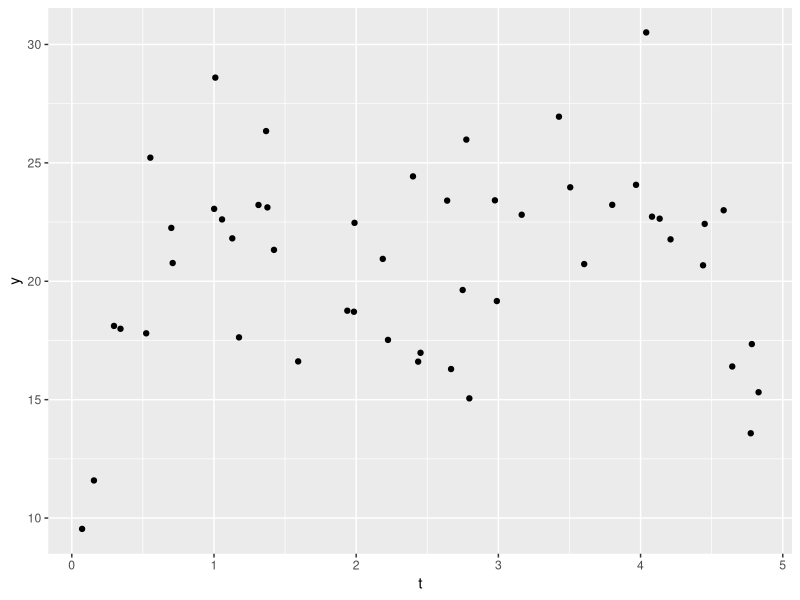

Generate this figure with R:
## ---- chunk 1
library(readr)
messungen <- read_csv("messungen.csv")
## ---- chunk 2
library(ggplot2)
library(tidyverse)
## ---- chunk 3
data <- ggplot(messungen, aes(t, y)) +
  geom_point()
data
## ---- chunk 4
sigma <- 1
gamma <- 1
s <- sample(0:5, 30, replace = TRUE)
t <- messungen$t
y <- messungen$y
parameter1 <- messungen$t
parameter2 <- s
## ---- chunk 5
K.mat <- function(parameter1 = parameter1, parameter2 = parameter2, gamma = gamma, sigma = sigma, y.vector = y) {   
  # wir legen defaults für die Funktionsparameter fest
  K.basis <- function(x1 = parameter1, x2 = parameter2) {
   K.1 <- matrix(0, ncol = length(x2), nrow = length(x1))
for (i in seq_len(ncol(K.1))) {
  K.1[, i] <- x1
} 
   K.1
}      
 
 K.matrix <- function(parameter1, parameter2) {
   K.basis.done <- K.basis(parameter1, parameter2) - t(K.basis(parameter2, parameter1))
   K.basis.done <- apply(K.basis.done, 2,  function(x) abs(x))
   K.basis.done <- apply(K.basis.done, 2, function(x) exp((-x^2)/gamma))
   K.basis.done
 }
 
 Sig2.1 <- t(K.matrix(parameter1, parameter2))
 Sig1.1 <- K.matrix(parameter1, parameter1) + diag(sigma^2, nrow = length(parameter1))
 
 L <- chol(Sig1.1)
 L_transposed <- t(L)
 x <- forwardsolve(L_transposed, y.vector)
 B <- backsolve(L, x)
 mu2bedingt1 <- Sig2.1 %*% B            # B ersetzt (Sig1.1)^(-1) %*% y
}

